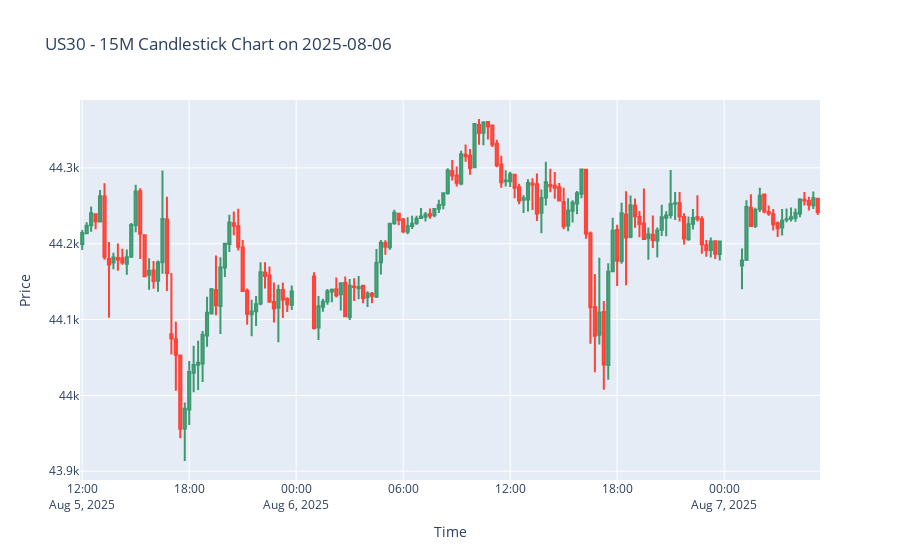

Source (notebook cell):
### Code cell
import plotly.graph_objects as go

if df.empty:
    print("No data found for the selected day.")
else:
    fig = go.Figure(data=[
        go.Candlestick(
            x=df.index,
            open=df['open'],
            high=df['high'],
            low=df['low'],
            close=df['close']
        )
    ])

    fig.update_layout(
        title=f"{symbol} - 15M Candlestick Chart on {date_str}",
        xaxis_title="Time",
        yaxis_title="Price",
        xaxis_rangeslider_visible=False
    )

    fig.show()

### Figure 1 — Plotly figure (JSON) as saved in the notebook; plotly's stock layout.template omitted (floating-point values rounded to 4 significant figures; data arrays with more than 128 entries replaced by an {"elided": "..."} marker saying what was removed)
{"data": [{"close": {"elided": "158 float values"}, "high": {"elided": "158 float values"}, "low": {"elided": "158 float values"}, "open": {"elided": "158 float values"}, "type": "candlestick", "x": {"elided": "158 str values"}}], "layout": {"autosize": true, "title": {"text": "US30 - 15M Candlestick Chart on 2025-08-06"}, "xaxis": {"autorange": true, "range": ["2025-08-05 11:52:30", "2025-08-07 05:22:30"], "rangeslider": {"visible": false, "yaxis": {}}, "title": {"text": "Time"}, "type": "date"}, "yaxis": {"autorange": true, "range": [43890.0, 44390.0], "title": {"text": "Price"}}}}
